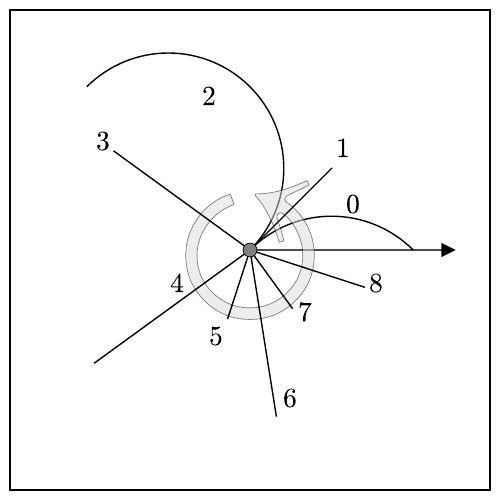

This figure's Python source:
# -*- coding: utf-8 -*-
import matplotlib.pyplot as plt
from matplotlib.path import Path
import matplotlib.patches as patches
from math import sin, cos, pi
import math
from common import *

fig = plt.figure()

g = fig.add_subplot(1, 1, 1)

def degrees(p, center):
    return  math.degrees((p - center).angle())

def draw_arc(arc):
    angle0 = degrees(arc.a, arc.center)
    angle1 = degrees(arc.b, arc.center)
    width = 2*arc.radius()
    if arc.clockwise:
        angle1, angle0 = angle0, angle1
    g.add_patch(patches.Arc(arc.center, width, width, 0.0, angle0, angle1))

def draw_line(a, b, ls='-'):
    plt.plot([a.x, b.x], [a.y, b.y], ls=ls, color='black')

def draw_dot(p):
    plt.plot([p.x], [p.y], 'o', lw=1, color='gray', ms=10)

a = Point(0, 0)
b = Point(34, 34)
ba = b - a

g.plot([a.x],[a.y],marker=r'$\circlearrowleft$',ms=100, color='#dddddd', alpha=0.5)


arc0 = Arc(a + ba.right(), a, b + ba.right(), True)
arc1 = Arc(a - ba.right(), a, a - 2*ba.right(), False)

draw_line(a, b, '-')
c = a.polar(pi*-0.45, 70)
draw_line(a, c, '-')
draw_line(a, a.polar(pi*-0.3, 30))
draw_line(a, a.polar(pi*-0.1, 50))
draw_line(a, a.polar(pi*0.8, 70))
draw_line(a, a.polar(pi*1.2, 80))
draw_line(a, a.polar(pi*1.4, 30))

draw_arc(arc0)
draw_arc(arc1)

#plt.plot([j.x], [j.y], 'o', lw=1, color='gray', ms=10)

draw_dot(a)
#g.text(a.x + 70, a.y + 5, r'x-axis', fontsize=20)
g.arrow(a.x, a.y, 80, 0, head_width=5, head_length=5, fc='k', ec='k')
g.text(a.x + 40, a.y + 15, r'$0$', fontsize=20)
g.text(a.x + 36, a.y + 38, r'$1$', fontsize=20)
g.text(a.x - 20, a.y + 60, r'$2$', fontsize=20)
g.text(a.x - 64, a.y + 41, r'$3$', fontsize=20)
g.text(a.x - 33, a.y - 18, r'$4$', fontsize=20)
g.text(a.x - 17, a.y - 40, r'$5$', fontsize=20)
g.text(a.x + 14, a.y - 66, r'$6$', fontsize=20)
g.text(a.x + 20, a.y - 30, r'$7$', fontsize=20)
g.text(a.x + 50, a.y - 18, r'$8$', fontsize=20)

g.set_xlim(-100, 100)
g.set_ylim(-100, 100)
g.set_aspect(1)
g.xaxis.set_visible(False)
g.yaxis.set_visible(False)

#plt.show()
plt.savefig("order.pdf", bbox_inches="tight")
